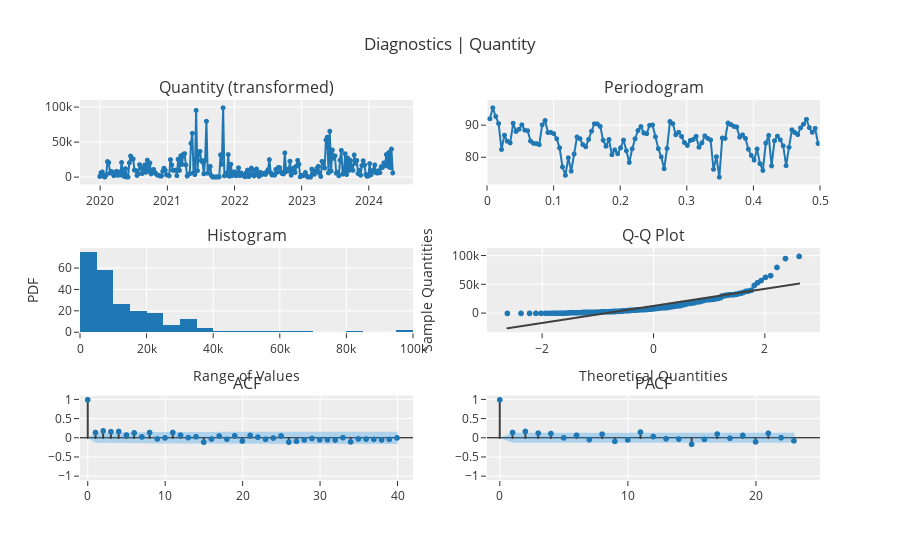

This figure's notebook cell:
### Code cell
exp.plot_model(plot = 'diagnostics')

### Figure 1 — Plotly figure (JSON) as saved in the notebook; plotly's stock layout.template omitted (floating-point values rounded to 4 significant figures; data arrays with more than 128 entries replaced by an {"elided": "..."} marker saying what was removed)
{"data": [{"line": {"color": "rgb(31, 119, 180)", "width": 2}, "marker": {"color": "rgb(31, 119, 180)", "size": 5}, "mode": "lines+markers", "name": "Quantity (transformed)", "showlegend": false, "type": "scattergl", "x": {"elided": "229 str values"}, "xaxis": "x", "y": {"elided": "229 int values"}, "yaxis": "y"}, {"hoverinfo": "text", "hovertext": ["Freq: 0.0044<br>Ampl: 92.1173<br>Time period: 229.0", "Freq: 0.0087<br>Ampl: 95.551<br>Time period: 114.5", "Freq: 0.0131<br>Ampl: 92.8461<br>Time period: 76.3333", "Freq: 0.0175<br>Ampl: 90.6131<br>Time period: 57.25", "Freq: 0.0218<br>Ampl: 82.4934<br>Time period: 45.8", "Freq: 0.0262<br>Ampl: 86.969<br>Time period: 38.1667", "Freq: 0.0306<br>Ampl: 85.0791<br>Time period: 32.7143", "Freq: 0.0349<br>Ampl: 84.5666<br>Time period: 28.625", "Freq: 0.0393<br>Ampl: 90.7111<br>Time period: 25.4444", "Freq: 0.0437<br>Ampl: 88.1395<br>Time period: 22.9", "Freq: 0.048<br>Ampl: 88.8272<br>Time period: 20.8182", "Freq: 0.0524<br>Ampl: 90.2352<br>Time period: 19.0833", "Freq: 0.0568<br>Ampl: 88.5639<br>Time period: 17.6154", "Freq: 0.0611<br>Ampl: 88.3637<br>Time period: 16.3571", "Freq: 0.0655<br>Ampl: 85.1305<br>Time period: 15.2667", "Freq: 0.0699<br>Ampl: 84.4191<br>Time period: 14.3125", "Freq: 0.0742<br>Ampl: 84.3316<br>Time period: 13.4706", "Freq: 0.0786<br>Ampl: 83.9989<br>Time period: 12.7222", "Freq: 0.083<br>Ampl: 90.214<br>Time period: 12.0526", "Freq: 0.0873<br>Ampl: 91.5706<br>Time period: 11.45", "Freq: 0.0917<br>Ampl: 87.8199<br>Time period: 10.9048", "Freq: 0.0961<br>Ampl: 87.8551<br>Time period: 10.4091", "Freq: 0.1004<br>Ampl: 87.4459<br>Time period: 9.9565", "Freq: 0.1048<br>Ampl: 85.8578<br>Time period: 9.5417", "Freq: 0.1092<br>Ampl: 83.0072<br>Time period: 9.16", "Freq: 0.1135<br>Ampl: 77.0187<br>Time period: 8.8077", "Freq: 0.1179<br>Ampl: 74.4129<br>Time period: 8.4815", "Freq: 0.1223<br>Ampl: 79.8964<br>Time period: 8.1786", "Freq: 0.1266<br>Ampl: 75.7114<br>Time period: 7.8966", "Freq: 0.131<br>Ampl: 81.083<br>Time period: 7.6333", "Freq: 0.1354<br>Ampl: 86.4164<br>Time period: 7.3871", "Freq: 0.1397<br>Ampl: 85.9048<br>Time period: 7.1562", "Freq: 0.1441<br>Ampl: 84.02<br>Time period: 6.9394", "Freq: 0.1485<br>Ampl: 83.3472<br>Time period: 6.7353", "Freq: 0.1528<br>Ampl: 85.6623<br>Time period: 6.5429", "Freq: 0.1572<br>Ampl: 88.2141<br>Time period: 6.3611", "Freq: 0.1616<br>Ampl: 90.5676<br>Time period: 6.1892", "Freq: 0.1659<br>Ampl: 90.507<br>Time period: 6.0263", "Freq: 0.1703<br>Ampl: 89.7114<br>Time period: 5.8718", "Freq: 0.1747<br>Ampl: 85.4152<br>Time period: 5.725", "Freq: 0.179<br>Ampl: 83.5153<br>Time period: 5.5854", "Freq: 0.1834<br>Ampl: 85.6274<br>Time period: 5.4524", "Freq: 0.1878<br>Ampl: 80.8544<br>Time period: 5.3256", "Freq: 0.1921<br>Ampl: 82.3541<br>Time period: 5.2045", "Freq: 0.1965<br>Ampl: 81.1786<br>Time period: 5.0889", "Freq: 0.2009<br>Ampl: 82.9907<br>Time period: 4.9783", "Freq: 0.2052<br>Ampl: 85.4393<br>Time period: 4.8723", "Freq: 0.2096<br>Ampl: 82.0783<br>Time period: 4.7708", "Freq: 0.214<br>Ampl: 78.4404<br>Time period: 4.6735", "Freq: 0.2183<br>Ampl: 82.7023<br>Time period: 4.58", "Freq: 0.2227<br>Ampl: 85.8656<br>Time period: 4.4902", "Freq: 0.2271<br>Ampl: 88.4359<br>Time period: 4.4038", "Freq: 0.2314<br>Ampl: 89.6662<br>Time period: 4.3208", "Freq: 0.2358<br>Ampl: 87.6636<br>Time period: 4.2407", "Freq: 0.2402<br>Ampl: 87.4547<br>Time period: 4.1636", "Freq: 0.2445<br>Ampl: 90.0686<br>Time period: 4.0893", "Freq: 0.2489<br>Ampl: 90.1762<br>Time period: 4.0175", "Freq: 0.2533<br>Ampl: 86.4631<br>Time period: 3.9483", "Freq: 0.2576<br>Ampl: 82.757<br>Time period: 3.8814", "Freq: 0.262<br>Ampl: 80.1886<br>Time period: 3.8167", "Freq: 0.2664<br>Ampl: 76.4693<br>Time period: 3.7541", "Freq: 0.2707<br>Ampl: 82.8221<br>Time period: 3.6935", "Freq: 0.2751<br>Ampl: 91.2673<br>Time period: 3.6349", "Freq: 0.2795<br>Ampl: 90.5759<br>Time period: 3.5781", "Freq: 0.2838<br>Ampl: 87.0967<br>Time period: 3.5231", "Freq: 0.2882<br>Ampl: 87.8796<br>Time period: 3.4697", "Freq: 0.2926<br>Ampl: 86.5757<br>Time period: 3.4179", "Freq: 0.2969<br>Ampl: 84.6691<br>Time period: 3.3676", "Freq: 0.3013<br>Ampl: 83.7659<br>Time period: 3.3188", "Freq: 0.3057<br>Ampl: 85.3262<br>Time period: 3.2714", "Freq: 0.31<br>Ampl: 85.6132<br>Time period: 3.2254", "Freq: 0.3144<br>Ampl: 86.6179<br>Time period: 3.1806", "Freq: 0.3188<br>Ampl: 83.2018<br>Time period: 3.137", "Freq: 0.3231<br>Ampl: 84.5669<br>Time period: 3.0946", "Freq: 0.3275<br>Ampl: 86.7757<br>Time period: 3.0533", "Freq: 0.3319<br>Ampl: 85.9974<br>Time period: 3.0132", "Freq: 0.3362<br>Ampl: 85.4715<br>Time period: 2.974", "Freq: 0.3406<br>Ampl: 76.279<br>Time period: 2.9359", "Freq: 0.345<br>Ampl: 80.2436<br>Time period: 2.8987", "Freq: 0.3493<br>Ampl: 73.8217<br>Time period: 2.8625", "Freq: 0.3537<br>Ampl: 86.0714<br>Time period: 2.8272", "Freq: 0.3581<br>Ampl: 85.9764<br>Time period: 2.7927", "Freq: 0.3624<br>Ampl: 90.7659<br>Time period: 2.759", "Freq: 0.3668<br>Ampl: 90.3009<br>Time period: 2.7262", "Freq: 0.3712<br>Ampl: 89.7309<br>Time period: 2.6941", "Freq: 0.3755<br>Ampl: 89.5238<br>Time period: 2.6628", "Freq: 0.3799<br>Ampl: 86.3378<br>Time period: 2.6322", "Freq: 0.3843<br>Ampl: 87.0665<br>Time period: 2.6023", "Freq: 0.3886<br>Ampl: 85.9715<br>Time period: 2.573", "Freq: 0.393<br>Ampl: 82.5966<br>Time period: 2.5444", "Freq: 0.3974<br>Ampl: 80.6419<br>Time period: 2.5165", "Freq: 0.4017<br>Ampl: 79.1515<br>Time period: 2.4891", "Freq: 0.4061<br>Ampl: 82.6361<br>Time period: 2.4624", "Freq: 0.4105<br>Ampl: 78.0585<br>Time period: 2.4362", "Freq: 0.4148<br>Ampl: 75.9416<br>Time period: 2.4105", "Freq: 0.4192<br>Ampl: 84.515<br>Time period: 2.3854", "Freq: 0.4236<br>Ampl: 86.874<br>Time period: 2.3608", "Freq: 0.4279<br>Ampl: 77.3555<br>Time period: 2.3367", "Freq: 0.4323<br>Ampl: 85.246<br>Time period: 2.3131", "Freq: 0.4367<br>Ampl: 86.6739<br>Time period: 2.29", "Freq: 0.441<br>Ampl: 85.523<br>Time period: 2.2673", "Freq: 0.4454<br>Ampl: 83.6719<br>Time period: 2.2451", "Freq: 0.4498<br>Ampl: 77.4342<br>Time period: 2.2233", "Freq: 0.4541<br>Ampl: 83.1985<br>Time period: 2.2019", "Freq: 0.4585<br>Ampl: 88.66<br>Time period: 2.181", "Freq: 0.4629<br>Ampl: 87.8226<br>Time period: 2.1604", "Freq: 0.4672<br>Ampl: 87.1529<br>Time period: 2.1402", "Freq: 0.4716<br>Ampl: 89.2727<br>Time period: 2.1204", "Freq: 0.476<br>Ampl: 90.4387<br>Time period: 2.1009", "Freq: 0.4803<br>Ampl: 91.9372<br>Time period: 2.0818", "Freq: 0.4847<br>Ampl: 89.3339<br>Time period: 2.0631", "Freq: 0.4891<br>Ampl: 87.8883<br>Time period: 2.0446", "Freq: 0.4934<br>Ampl: 89.1326<br>Time period: 2.0265", "Freq: 0.4978<br>Ampl: 84.3601<br>Time period: 2.0088"], "line": {"color": "#1f77b4", "width": 2}, "marker": {"size": 5}, "mode": "lines+markers", "name": "Quantity (transformed)", "showlegend": false, "type": "scattergl", "x": [0.004367, 0.008734, 0.0131, 0.01747, 0.02183, 0.0262, 0.03057, 0.03493, 0.0393, 0.04367, 0.04803, 0.0524, 0.05677, 0.06114, 0.0655, 0.06987, 0.07424, 0.0786, 0.08297, 0.08734, 0.0917, 0.09607, 0.1004, 0.1048, 0.1092, 0.1135, 0.1179, 0.1223, 0.1266, 0.131, 0.1354, 0.1397, 0.1441, 0.1485, 0.1528, 0.1572, 0.1616, 0.1659, 0.1703, 0.1747, 0.179, 0.1834, 0.1878, 0.1921, 0.1965, 0.2009, 0.2052, 0.2096, 0.214, 0.2183, 0.2227, 0.2271, 0.2314, 0.2358, 0.2402, 0.2445, 0.2489, 0.2533, 0.2576, 0.262, 0.2664, 0.2707, 0.2751, 0.2795, 0.2838, 0.2882, 0.2926, 0.2969, 0.3013, 0.3057, 0.31, 0.3144, 0.3188, 0.3231, 0.3275, 0.3319, 0.3362, 0.3406, 0.345, 0.3493, 0.3537, 0.3581, 0.3624, 0.3668, 0.3712, 0.3755, 0.3799, 0.3843, 0.3886, 0.393, 0.3974, 0.4017, 0.4061, 0.4105, 0.4148, 0.4192, 0.4236, 0.4279, 0.4323, 0.4367, 0.441, 0.4454, 0.4498, 0.4541, 0.4585, 0.4629, 0.4672, 0.4716, 0.476, 0.4803, 0.4847, 0.4891, 0.4934, 0.4978], "xaxis": "x2", "y": [92.12, 95.55, 92.85, 90.61, 82.49, 86.97, 85.08, 84.57, 90.71, 88.14, 88.83, 90.24, 88.56, 88.36, 85.13, 84.42, 84.33, 84.0, 90.21, 91.57, 87.82, 87.86, 87.45, 85.86, 83.01, 77.02, 74.41, 79.9, 75.71, 81.08, 86.42, 85.9, 84.02, 83.35, 85.66, 88.21, 90.57, 90.51, 89.71, 85.42, 83.52, 85.63, 80.85, 82.35, 81.18, 82.99, 85.44, 82.08, 78.44, 82.7, 85.87, 88.44, 89.67, 87.66, 87.45, 90.07, 90.18, 86.46, 82.76, 80.19, 76.47, 82.82, 91.27, 90.58, 87.1, 87.88, 86.58, 84.67, 83.77, 85.33, 85.61, 86.62, 83.2, 84.57, 86.78, 86.0, 85.47, 76.28, 80.24, 73.82, 86.07, 85.98, 90.77, 90.3, 89.73, 89.52, 86.34, 87.07, 85.97, 82.6, 80.64, 79.15, 82.64, 78.06, 75.94, 84.51, 86.87, 77.36, 85.25, 86.67, 85.52, 83.67, 77.43, 83.2, 88.66, 87.82, 87.15, 89.27, 90.44, 91.94, 89.33, 87.89, 89.13, 84.36], "yaxis": "y2"}, {"alignmentgroup": "True", "bingroup": "x", "hovertemplate": "variable=Quantity (transformed)<br>value=%{x}<br>count=%{y}<extra></extra>", "legendgroup": "Quantity (transformed)", "marker": {"color": "#1f77b4", "pattern": {"shape": ""}}, "name": "Quantity (transformed)", "offsetgroup": "Quantity (transformed)", "orientation": "v", "showlegend": false, "type": "histogram", "x": {"elided": "229 int values"}, "xaxis": "x3", "yaxis": "y3"}, {"marker": {"color": "#1f77b4"}, "mode": "markers", "name": "Quantity (transformed)", "showlegend": false, "type": "scattergl", "x": {"elided": "229 float values"}, "xaxis": "x4", "y": {"elided": "229 int values"}, "yaxis": "y4"}, {"line": {"color": "#3f3f3f"}, "mode": "lines", "name": "Quantity (transformed)", "showlegend": false, "type": "scattergl", "x": {"elided": "229 float values"}, "xaxis": "x4", "y": {"elided": "229 float values"}, "yaxis": "y4"}, {"line": {"color": "#3f3f3f"}, "mode": "lines", "name": "ACF", "showlegend": false, "type": "scattergl", "x": [0, 0], "xaxis": "x5", "y": [0, 1], "yaxis": "y5"}, {"line": {"color": "#3f3f3f"}, "mode": "lines", "name": "ACF", "showlegend": false, "type": "scattergl", "x": [1, 1], "xaxis": "x5", "y": [0, 0.1433], "yaxis": "y5"}, {"line": {"color": "#3f3f3f"}, "mode": "lines", "name": "ACF", "showlegend": false, "type": "scattergl", "x": [2, 2], "xaxis": "x5", "y": [0, 0.1863], "yaxis": "y5"}, {"line": {"color": "#3f3f3f"}, "mode": "lines", "name": "ACF", "showlegend": false, "type": "scattergl", "x": [3, 3], "xaxis": "x5", "y": [0, 0.1657], "yaxis": "y5"}, {"line": {"color": "#3f3f3f"}, "mode": "lines", "name": "ACF", "showlegend": false, "type": "scattergl", "x": [4, 4], "xaxis": "x5", "y": [0, 0.1701], "yaxis": "y5"}, {"line": {"color": "#3f3f3f"}, "mode": "lines", "name": "ACF", "showlegend": false, "type": "scattergl", "x": [5, 5], "xaxis": "x5", "y": [0, 0.07737], "yaxis": "y5"}, {"line": {"color": "#3f3f3f"}, "mode": "lines", "name": "ACF", "showlegend": false, "type": "scattergl", "x": [6, 6], "xaxis": "x5", "y": [0, 0.1339], "yaxis": "y5"}, {"line": {"color": "#3f3f3f"}, "mode": "lines", "name": "ACF", "showlegend": false, "type": "scattergl", "x": [7, 7], "xaxis": "x5", "y": [0, 0.02806], "yaxis": "y5"}, {"line": {"color": "#3f3f3f"}, "mode": "lines", "name": "ACF", "showlegend": false, "type": "scattergl", "x": [8, 8], "xaxis": "x5", "y": [0, 0.1429], "yaxis": "y5"}, {"line": {"color": "#3f3f3f"}, "mode": "lines", "name": "ACF", "showlegend": false, "type": "scattergl", "x": [9, 9], "xaxis": "x5", "y": [0, -0.0256], "yaxis": "y5"}, {"line": {"color": "#3f3f3f"}, "mode": "lines", "name": "ACF", "showlegend": false, "type": "scattergl", "x": [10, 10], "xaxis": "x5", "y": [0, 0.000534], "yaxis": "y5"}, {"line": {"color": "#3f3f3f"}, "mode": "lines", "name": "ACF", "showlegend": false, "type": "scattergl", "x": [11, 11], "xaxis": "x5", "y": [0, 0.1444], "yaxis": "y5"}, {"line": {"color": "#3f3f3f"}, "mode": "lines", "name": "ACF", "showlegend": false, "type": "scattergl", "x": [12, 12], "xaxis": "x5", "y": [0, 0.0731], "yaxis": "y5"}, {"line": {"color": "#3f3f3f"}, "mode": "lines", "name": "ACF", "showlegend": false, "type": "scattergl", "x": [13, 13], "xaxis": "x5", "y": [0, 0.01006], "yaxis": "y5"}, {"line": {"color": "#3f3f3f"}, "mode": "lines", "name": "ACF", "showlegend": false, "type": "scattergl", "x": [14, 14], "xaxis": "x5", "y": [0, 0.03231], "yaxis": "y5"}, {"line": {"color": "#3f3f3f"}, "mode": "lines", "name": "ACF", "showlegend": false, "type": "scattergl", "x": [15, 15], "xaxis": "x5", "y": [0, -0.1089], "yaxis": "y5"}, {"line": {"color": "#3f3f3f"}, "mode": "lines", "name": "ACF", "showlegend": false, "type": "scattergl", "x": [16, 16], "xaxis": "x5", "y": [0, -0.02719], "yaxis": "y5"}, {"line": {"color": "#3f3f3f"}, "mode": "lines", "name": "ACF", "showlegend": false, "type": "scattergl", "x": [17, 17], "xaxis": "x5", "y": [0, 0.05227], "yaxis": "y5"}, {"line": {"color": "#3f3f3f"}, "mode": "lines", "name": "ACF", "showlegend": false, "type": "scattergl", "x": [18, 18], "xaxis": "x5", "y": [0, -0.03152], "yaxis": "y5"}, {"line": {"color": "#3f3f3f"}, "mode": "lines", "name": "ACF", "showlegend": false, "type": "scattergl", "x": [19, 19], "xaxis": "x5", "y": [0, 0.05761], "yaxis": "y5"}, {"line": {"color": "#3f3f3f"}, "mode": "lines", "name": "ACF", "showlegend": false, "type": "scattergl", "x": [20, 20], "xaxis": "x5", "y": [0, -0.07828], "yaxis": "y5"}, {"line": {"color": "#3f3f3f"}, "mode": "lines", "name": "ACF", "showlegend": false, "type": "scattergl", "x": [21, 21], "xaxis": "x5", "y": [0, 0.06713], "yaxis": "y5"}, {"line": {"color": "#3f3f3f"}, "mode": "lines", "name": "ACF", "showlegend": false, "type": "scattergl", "x": [22, 22], "xaxis": "x5", "y": [0, 0.02319], "yaxis": "y5"}, {"line": {"color": "#3f3f3f"}, "mode": "lines", "name": "ACF", "showlegend": false, "type": "scattergl", "x": [23, 23], "xaxis": "x5", "y": [0, -0.03392], "yaxis": "y5"}, {"line": {"color": "#3f3f3f"}, "mode": "lines", "name": "ACF", "showlegend": false, "type": "scattergl", "x": [24, 24], "xaxis": "x5", "y": [0, -0.001136], "yaxis": "y5"}, {"line": {"color": "#3f3f3f"}, "mode": "lines", "name": "ACF", "showlegend": false, "type": "scattergl", "x": [25, 25], "xaxis": "x5", "y": [0, 0.05299], "yaxis": "y5"}, {"line": {"color": "#3f3f3f"}, "mode": "lines", "name": "ACF", "showlegend": false, "type": "scattergl", "x": [26, 26], "xaxis": "x5", "y": [0, -0.1073], "yaxis": "y5"}, {"line": {"color": "#3f3f3f"}, "mode": "lines", "name": "ACF", "showlegend": false, "type": "scattergl", "x": [27, 27], "xaxis": "x5", "y": [0, -0.08508], "yaxis": "y5"}, {"line": {"color": "#3f3f3f"}, "mode": "lines", "name": "ACF", "showlegend": false, "type": "scattergl", "x": [28, 28], "xaxis": "x5", "y": [0, -0.05149], "yaxis": "y5"}, {"line": {"color": "#3f3f3f"}, "mode": "lines", "name": "ACF", "showlegend": false, "type": "scattergl", "x": [29, 29], "xaxis": "x5", "y": [0, -0.01427], "yaxis": "y5"}, {"line": {"color": "#3f3f3f"}, "mode": "lines", "name": "ACF", "showlegend": false, "type": "scattergl", "x": [30, 30], "xaxis": "x5", "y": [0, -0.0486], "yaxis": "y5"}, {"line": {"color": "#3f3f3f"}, "mode": "lines", "name": "ACF", "showlegend": false, "type": "scattergl", "x": [31, 31], "xaxis": "x5", "y": [0, -0.04888], "yaxis": "y5"}, {"line": {"color": "#3f3f3f"}, "mode": "lines", "name": "ACF", "showlegend": false, "type": "scattergl", "x": [32, 32], "xaxis": "x5", "y": [0, -0.05336], "yaxis": "y5"}, {"line": {"color": "#3f3f3f"}, "mode": "lines", "name": "ACF", "showlegend": false, "type": "scattergl", "x": [33, 33], "xaxis": "x5", "y": [0, 0.008133], "yaxis": "y5"}, {"line": {"color": "#3f3f3f"}, "mode": "lines", "name": "ACF", "showlegend": false, "type": "scattergl", "x": [34, 34], "xaxis": "x5", "y": [0, -0.1017], "yaxis": "y5"}, {"line": {"color": "#3f3f3f"}, "mode": "lines", "name": "ACF", "showlegend": false, "type": "scattergl", "x": [35, 35], "xaxis": "x5", "y": [0, -0.02515], "yaxis": "y5"}, {"line": {"color": "#3f3f3f"}, "mode": "lines", "name": "ACF", "showlegend": false, "type": "scattergl", "x": [36, 36], "xaxis": "x5", "y": [0, -0.02833], "yaxis": "y5"}, {"line": {"color": "#3f3f3f"}, "mode": "lines", "name": "ACF", "showlegend": false, "type": "scattergl", "x": [37, 37], "xaxis": "x5", "y": [0, -0.03676], "yaxis": "y5"}, {"line": {"color": "#3f3f3f"}, "mode": "lines", "name": "ACF", "showlegend": false, "type": "scattergl", "x": [38, 38], "xaxis": "x5", "y": [0, -0.05064], "yaxis": "y5"}, {"line": {"color": "#3f3f3f"}, "mode": "lines", "name": "ACF", "showlegend": false, "type": "scattergl", "x": [39, 39], "xaxis": "x5", "y": [0, -0.03763], "yaxis": "y5"}, {"line": {"color": "#3f3f3f"}, "mode": "lines", "name": "ACF", "showlegend": false, "type": "scattergl", "x": [40, 40], "xaxis": "x5", "y": [0, 0.001454], "yaxis": "y5"}, {"marker": {"color": "#1f77b4", "size": 6}, "mode": "markers", "name": "ACF", "showlegend": false, "type": "scattergl", "x": [0, 1, 2, 3, 4, 5, 6, 7, 8, 9, 10, 11, 12, 13, 14, 15, 16, 17, 18, 19, 20, 21, 22, 23, 24, 25, 26, 27, 28, 29, 30, 31, 32, 33, 34, 35, 36, 37, 38, 39, 40], "xaxis": "x5", "y": [1, 0.1433, 0.1863, 0.1657, 0.1701, 0.07737, 0.1339, 0.02806, 0.1429, -0.0256, 0.000534, 0.1444, 0.0731, 0.01006, 0.03231, -0.1089, -0.02719, 0.05227, -0.03152, 0.05761, -0.07828, 0.06713, 0.02319, -0.03392, -0.001136, 0.05299, -0.1073, -0.08508, -0.05149, -0.01427, -0.0486, -0.04888, -0.05336, 0.008133, -0.1017, -0.02515, -0.02833, -0.03676, -0.05064, -0.03763, 0.001454], "yaxis": "y5"}, {"line": {"color": "rgba(255,255,255,0)"}, "mode": "lines", "name": "UC", "showlegend": false, "type": "scatter", "x": [0, 1, 2, 3, 4, 5, 6, 7, 8, 9, 10, 11, 12, 13, 14, 15, 16, 17, 18, 19, 20, 21, 22, 23, 24, 25, 26, 27, 28, 29, 30, 31, 32, 33, 34, 35, 36, 37, 38, 39, 40], "xaxis": "x5", "y": [0, 0.1295, 0.1322, 0.1365, 0.1398, 0.1433, 0.144, 0.146, 0.1461, 0.1484, 0.1485, 0.1485, 0.1509, 0.1514, 0.1515, 0.1516, 0.1529, 0.153, 0.1533, 0.1534, 0.1537, 0.1544, 0.1549, 0.1549, 0.1551, 0.1551, 0.1554, 0.1566, 0.1574, 0.1577, 0.1577, 0.1579, 0.1582, 0.1585, 0.1585, 0.1596, 0.1597, 0.1597, 0.1599, 0.1602, 0.1603], "yaxis": "y5"}, {"fill": "tonexty", "fillcolor": "rgba(32, 146, 230,0.3)", "line": {"color": "rgba(255,255,255,0)"}, "mode": "lines", "name": "LC", "showlegend": false, "type": "scatter", "x": [0, 1, 2, 3, 4, 5, 6, 7, 8, 9, 10, 11, 12, 13, 14, 15, 16, 17, 18, 19, 20, 21, 22, 23, 24, 25, 26, 27, 28, 29, 30, 31, 32, 33, 34, 35, 36, 37, 38, 39, 40], "xaxis": "x5", "y": [0, -0.1295, -0.1322, -0.1365, -0.1398, -0.1433, -0.144, -0.146, -0.1461, -0.1484, -0.1485, -0.1485, -0.1509, -0.1514, -0.1515, -0.1516, -0.1529, -0.153, -0.1533, -0.1534, -0.1537, -0.1544, -0.1549, -0.1549, -0.1551, -0.1551, -0.1554, -0.1566, -0.1574, -0.1577, -0.1577, -0.1579, -0.1582, -0.1585, -0.1585, -0.1596, -0.1597, -0.1597, -0.1599, -0.1602, -0.1603], "yaxis": "y5"}, {"line": {"color": "#3f3f3f"}, "mode": "lines", "name": "PACF", "showlegend": false, "type": "scattergl", "x": [0, 0], "xaxis": "x6", "y": [0, 1], "yaxis": "y6"}, {"line": {"color": "#3f3f3f"}, "mode": "lines", "name": "PACF", "showlegend": false, "type": "scattergl", "x": [1, 1], "xaxis": "x6", "y": [0, 0.144], "yaxis": "y6"}, {"line": {"color": "#3f3f3f"}, "mode": "lines", "name": "PACF", "showlegend": false, "type": "scattergl", "x": [2, 2], "xaxis": "x6", "y": [0, 0.1708], "yaxis": "y6"}, {"line": {"color": "#3f3f3f"}, "mode": "lines", "name": "PACF", "showlegend": false, "type": "scattergl", "x": [3, 3], "xaxis": "x6", "y": [0, 0.1272], "yaxis": "y6"}, {"line": {"color": "#3f3f3f"}, "mode": "lines", "name": "PACF", "showlegend": false, "type": "scattergl", "x": [4, 4], "xaxis": "x6", "y": [0, 0.1168], "yaxis": "y6"}, {"line": {"color": "#3f3f3f"}, "mode": "lines", "name": "PACF", "showlegend": false, "type": "scattergl", "x": [5, 5], "xaxis": "x6", "y": [0, 0.003379], "yaxis": "y6"}, {"line": {"color": "#3f3f3f"}, "mode": "lines", "name": "PACF", "showlegend": false, "type": "scattergl", "x": [6, 6], "xaxis": "x6", "y": [0, 0.07107], "yaxis": "y6"}, {"line": {"color": "#3f3f3f"}, "mode": "lines", "name": "PACF", "showlegend": false, "type": "scattergl", "x": [7, 7], "xaxis": "x6", "y": [0, -0.04224], "yaxis": "y6"}, {"line": {"color": "#3f3f3f"}, "mode": "lines", "name": "PACF", "showlegend": false, "type": "scattergl", "x": [8, 8], "xaxis": "x6", "y": [0, 0.09971], "yaxis": "y6"}, {"line": {"color": "#3f3f3f"}, "mode": "lines", "name": "PACF", "showlegend": false, "type": "scattergl", "x": [9, 9], "xaxis": "x6", "y": [0, -0.08861], "yaxis": "y6"}, {"line": {"color": "#3f3f3f"}, "mode": "lines", "name": "PACF", "showlegend": false, "type": "scattergl", "x": [10, 10], "xaxis": "x6", "y": [0, -0.0493], "yaxis": "y6"}, {"line": {"color": "#3f3f3f"}, "mode": "lines", "name": "PACF", "showlegend": false, "type": "scattergl", "x": [11, 11], "xaxis": "x6", "y": [0, 0.1542], "yaxis": "y6"}, {"line": {"color": "#3f3f3f"}, "mode": "lines", "name": "PACF", "showlegend": false, "type": "scattergl", "x": [12, 12], "xaxis": "x6", "y": [0, 0.03705], "yaxis": "y6"}, {"line": {"color": "#3f3f3f"}, "mode": "lines", "name": "PACF", "showlegend": false, "type": "scattergl", "x": [13, 13], "xaxis": "x6", "y": [0, -0.02247], "yaxis": "y6"}, {"line": {"color": "#3f3f3f"}, "mode": "lines", "name": "PACF", "showlegend": false, "type": "scattergl", "x": [14, 14], "xaxis": "x6", "y": [0, -0.02848], "yaxis": "y6"}, {"line": {"color": "#3f3f3f"}, "mode": "lines", "name": "PACF", "showlegend": false, "type": "scattergl", "x": [15, 15], "xaxis": "x6", "y": [0, -0.1661], "yaxis": "y6"}, {"line": {"color": "#3f3f3f"}, "mode": "lines", "name": "PACF", "showlegend": false, "type": "scattergl", "x": [16, 16], "xaxis": "x6", "y": [0, -0.03723], "yaxis": "y6"}, {"line": {"color": "#3f3f3f"}, "mode": "lines", "name": "PACF", "showlegend": false, "type": "scattergl", "x": [17, 17], "xaxis": "x6", "y": [0, 0.103], "yaxis": "y6"}, {"line": {"color": "#3f3f3f"}, "mode": "lines", "name": "PACF", "showlegend": false, "type": "scattergl", "x": [18, 18], "xaxis": "x6", "y": [0, -0.005751], "yaxis": "y6"}, {"line": {"color": "#3f3f3f"}, "mode": "lines", "name": "PACF", "showlegend": false, "type": "scattergl", "x": [19, 19], "xaxis": "x6", "y": [0, 0.06745], "yaxis": "y6"}, {"line": {"color": "#3f3f3f"}, "mode": "lines", "name": "PACF", "showlegend": false, "type": "scattergl", "x": [20, 20], "xaxis": "x6", "y": [0, -0.1034], "yaxis": "y6"}, {"line": {"color": "#3f3f3f"}, "mode": "lines", "name": "PACF", "showlegend": false, "type": "scattergl", "x": [21, 21], "xaxis": "x6", "y": [0, 0.124], "yaxis": "y6"}, {"line": {"color": "#3f3f3f"}, "mode": "lines", "name": "PACF", "showlegend": false, "type": "scattergl", "x": [22, 22], "xaxis": "x6", "y": [0, 0.00615], "yaxis": "y6"}, {"line": {"color": "#3f3f3f"}, "mode": "lines", "name": "PACF", "showlegend": false, "type": "scattergl", "x": [23, 23], "xaxis": "x6", "y": [0, -0.07405], "yaxis": "y6"}, {"marker": {"color": "#1f77b4", "size": 6}, "mode": "markers", "name": "PACF", "showlegend": false, "type": "scattergl", "x": [0, 1, 2, 3, 4, 5, 6, 7, 8, 9, 10, 11, 12, 13, 14, 15, 16, 17, 18, 19, 20, 21, 22, 23], "xaxis": "x6", "y": [1, 0.144, 0.1708, 0.1272, 0.1168, 0.003379, 0.07107, -0.04224, 0.09971, -0.08861, -0.0493, 0.1542, 0.03705, -0.02247, -0.02848, -0.1661, -0.03723, 0.103, -0.005751, 0.06745, -0.1034, 0.124, 0.00615, -0.07405], "yaxis": "y6"}, {"line": {"color": "rgba(255,255,255,0)"}, "mode": "lines", "name": "UC", "showlegend": false, "type": "scatter", "x": [0, 1, 2, 3, 4, 5, 6, 7, 8, 9, 10, 11, 12, 13, 14, 15, 16, 17, 18, 19, 20, 21, 22, 23], "xaxis": "x6", "y": [0, 0.1295, 0.1295, 0.1295, 0.1295, 0.1295, 0.1295, 0.1295, 0.1295, 0.1295, 0.1295, 0.1295, 0.1295, 0.1295, 0.1295, 0.1295, 0.1295, 0.1295, 0.1295, 0.1295, 0.1295, 0.1295, 0.1295, 0.1295], "yaxis": "y6"}, {"fill": "tonexty", "fillcolor": "rgba(32, 146, 230,0.3)", "line": {"color": "rgba(255,255,255,0)"}, "mode": "lines", "name": "LC", "showlegend": false, "type": "scatter", "x": [0, 1, 2, 3, 4, 5, 6, 7, 8, 9, 10, 11, 12, 13, 14, 15, 16, 17, 18, 19, 20, 21, 22, 23], "xaxis": "x6", "y": [0, -0.1295, -0.1295, -0.1295, -0.1295, -0.1295, -0.1295, -0.1295, -0.1295, -0.1295, -0.1295, -0.1295, -0.1295, -0.1295, -0.1295, -0.1295, -0.1295, -0.1295, -0.1295, -0.1295, -0.1295, -0.1295, -0.1295, -0.1295], "yaxis": "y6"}], "layout": {"annotations": [{"font": {"size": 16}, "showarrow": false, "text": "Quantity (transformed)", "x": 0.225, "xanchor": "center", "xref": "paper", "y": 1, "yanchor": "bottom", "yref": "paper"}, {"font": {"size": 16}, "showarrow": false, "text": "Periodogram", "x": 0.775, "xanchor": "center", "xref": "paper", "y": 1, "yanchor": "bottom", "yref": "paper"}, {"font": {"size": 16}, "showarrow": false, "text": "Histogram", "x": 0.225, "xanchor": "center", "xref": "paper", "y": 0.6111, "yanchor": "bottom", "yref": "paper"}, {"font": {"size": 16}, "showarrow": false, "text": "Q-Q Plot", "x": 0.775, "xanchor": "center", "xref": "paper", "y": 0.6111, "yanchor": "bottom", "yref": "paper"}, {"font": {"size": 16}, "showarrow": false, "text": "ACF", "x": 0.225, "xanchor": "center", "xref": "paper", "y": 0.2222, "yanchor": "bottom", "yref": "paper"}, {"font": {"size": 16}, "showarrow": false, "text": "PACF", "x": 0.775, "xanchor": "center", "xref": "paper", "y": 0.2222, "yanchor": "bottom", "yref": "paper"}], "showlegend": false, "title": {"text": "Diagnostics | Quantity"}, "xaxis": {"anchor": "y", "domain": [0, 0.45]}, "xaxis2": {"anchor": "y2", "domain": [0.55, 1], "range": [0, 0.5]}, "xaxis3": {"anchor": "y3", "domain": [0, 0.45], "title": {"text": "Range of Values"}}, "xaxis4": {"anchor": "y4", "domain": [0.55, 1], "title": {"text": "Theoretical Quantities"}}, "xaxis5": {"anchor": "y5", "domain": [0, 0.45], "range": [-1, 42]}, "xaxis6": {"anchor": "y6", "domain": [0.55, 1], "range": [-1, 25]}, "yaxis": {"anchor": "x", "domain": [0.7778, 1]}, "yaxis2": {"anchor": "x2", "domain": [0.7778, 1]}, "yaxis3": {"anchor": "x3", "domain": [0.3889, 0.6111], "title": {"text": "PDF"}}, "yaxis4": {"anchor": "x4", "domain": [0.3889, 0.6111], "title": {"text": "Sample Quantities"}}, "yaxis5": {"anchor": "x5", "domain": [0, 0.2222], "range": [-1.1, 1.1], "zerolinecolor": "#000000"}, "yaxis6": {"anchor": "x6", "domain": [0, 0.2222], "range": [-1.1, 1.1], "zerolinecolor": "#000000"}}}
